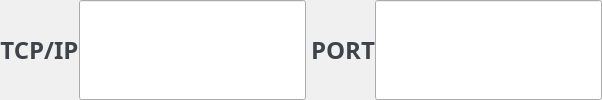
                   <widget class="QFrame" name="plc_top_frame">
                    <property name="minimumSize">
                     <size>
                      <width>0</width>
                      <height>50</height>
                     </size>
                    </property>
                    <property name="frameShape">
                     <enum>QFrame::NoFrame</enum>
                    </property>
                    <property name="frameShadow">
                     <enum>QFrame::Raised</enum>
                    </property>
                    <layout class="QHBoxLayout" name="horizontalLayout_36">
                     <property name="spacing">
                      <number>5</number>
                     </property>
                     <property name="leftMargin">
                      <number>0</number>
                     </property>
                     <property name="topMargin">
                      <number>0</number>
                     </property>
                     <property name="rightMargin">
                      <number>0</number>
                     </property>
                     <property name="bottomMargin">
                      <number>0</number>
                     </property>
                     <item>
                      <widget class="QFrame" name="plc_ip_frame">
                       <property name="frameShape">
                        <enum>QFrame::NoFrame</enum>
                       </property>
                       <property name="frameShadow">
                        <enum>QFrame::Raised</enum>
                       </property>
                       <layout class="QHBoxLayout" name="horizontalLayout_37">
                        <property name="spacing">
                         <number>0</number>
                        </property>
                        <property name="leftMargin">
                         <number>0</number>
                        </property>
                        <property name="topMargin">
                         <number>0</number>
                        </property>
                        <property name="rightMargin">
                         <number>0</number>
                        </property>
                        <property name="bottomMargin">
                         <number>0</number>
                        </property>
                        <item>
                         <widget class="QLabel" name="plc_ip_label">
                          <property name="maximumSize">
                           <size>
                            <width>121</width>
                            <height>16777215</height>
                           </size>
                          </property>
                          <property name="font">
                           <font>
                            <family>맑은 고딕</family>
                            <pointsize>18</pointsize>
                            <weight>75</weight>
                            <italic>false</italic>
                            <bold>true</bold>
                           </font>
                          </property>
                          <property name="styleSheet">
                           <string notr="true">
color: #3F444A;
background: #F0F0F0;</string>
                          </property>
                          <property name="text">
                           <string>TCP/IP</string>
                          </property>
                          <property name="alignment">
                           <set>Qt::AlignCenter</set>
                          </property>
                         </widget>
                        </item>
                        <item>
                         <widget class="QLineEdit" name="plc_ip_input">
                          <property name="sizePolicy">
                           <sizepolicy hsizetype="Preferred" vsizetype="Preferred">
                            <horstretch>0</horstretch>
                            <verstretch>0</verstretch>
                           </sizepolicy>
                          </property>
                          <property name="minimumSize">
                           <size>
                            <width>0</width>
                            <height>0</height>
                           </size>
                          </property>
                          <property name="maximumSize">
                           <size>
                            <width>16777215</width>
                            <height>16777215</height>
                           </size>
                          </property>
                          <property name="font">
                           <font>
                            <family>맑은 고딕</family>
                            <pointsize>18</pointsize>
                           </font>
                          </property>
                          <property name="text">
                           <string/>
                          </property>
                         </widget>
                        </item>
                       </layout>
                      </widget>
                     </item>
                     <item>
                      <widget class="QFrame" name="plc_port_frame">
                       <property name="frameShape">
                        <enum>QFrame::NoFrame</enum>
                       </property>
                       <property name="frameShadow">
                        <enum>QFrame::Raised</enum>
                       </property>
                       <layout class="QHBoxLayout" name="horizontalLayout_38">
                        <property name="spacing">
                         <number>0</number>
                        </property>
                        <property name="leftMargin">
                         <number>0</number>
                        </property>
                        <property name="topMargin">
                         <number>0</number>
                        </property>
                        <property name="rightMargin">
                         <number>0</number>
                        </property>
                        <property name="bottomMargin">
                         <number>0</number>
                        </property>
                        <item>
                         <widget class="QLabel" name="plc_port_label">
                          <property name="maximumSize">
                           <size>
                            <width>121</width>
                            <height>16777215</height>
                           </size>
                          </property>
                          <property name="font">
                           <font>
                            <family>맑은 고딕</family>
                            <pointsize>18</pointsize>
                            <weight>75</weight>
                            <italic>false</italic>
                            <bold>true</bold>
                           </font>
                          </property>
                          <property name="styleSheet">
                           <string notr="true">
color: #3F444A;
background: #F0F0F0;</string>
                          </property>
                          <property name="text">
                           <string>PORT</string>
                          </property>
                          <property name="alignment">
                           <set>Qt::AlignCenter</set>
                          </property>
                         </widget>
                        </item>
                        <item>
                         <widget class="QLineEdit" name="plc_port_input">
                          <property name="sizePolicy">
                           <sizepolicy hsizetype="Preferred" vsizetype="Preferred">
                            <horstretch>0</horstretch>
                            <verstretch>0</verstretch>
                           </sizepolicy>
                          </property>
                          <property name="minimumSize">
                           <size>
                            <width>0</width>
                            <height>0</height>
                           </size>
                          </property>
                          <property name="maximumSize">
                           <size>
                            <width>16777215</width>
                            <height>16777215</height>
                           </size>
                          </property>
                          <property name="font">
                           <font>
                            <family>맑은 고딕</family>
                            <pointsize>18</pointsize>
                           </font>
                          </property>
                          <property name="text">
                           <string/>
                          </property>
                         </widget>
                        </item>
                       </layout>
                      </widget>
                     </item>
                    </layout>
                   </widget>
